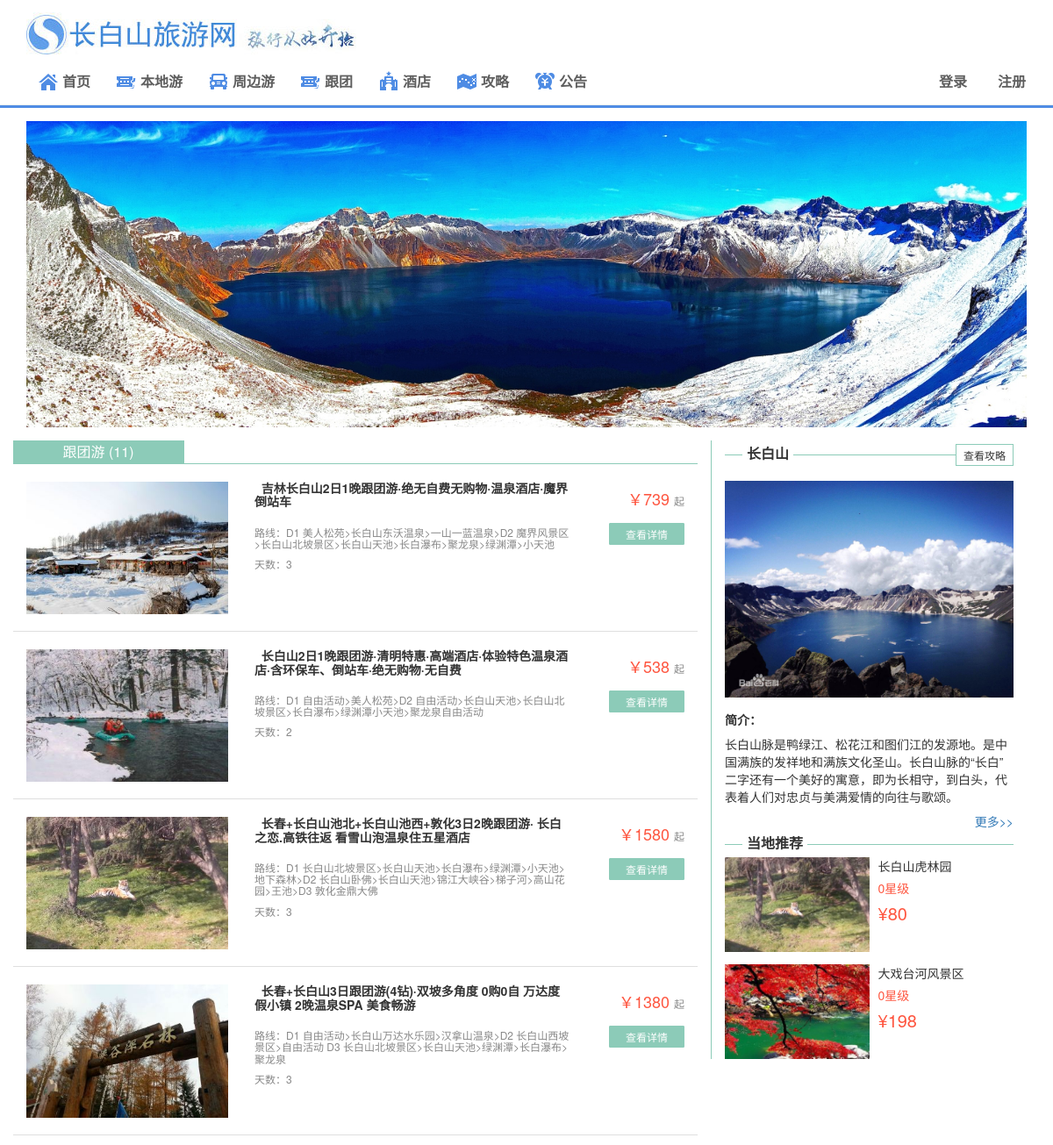
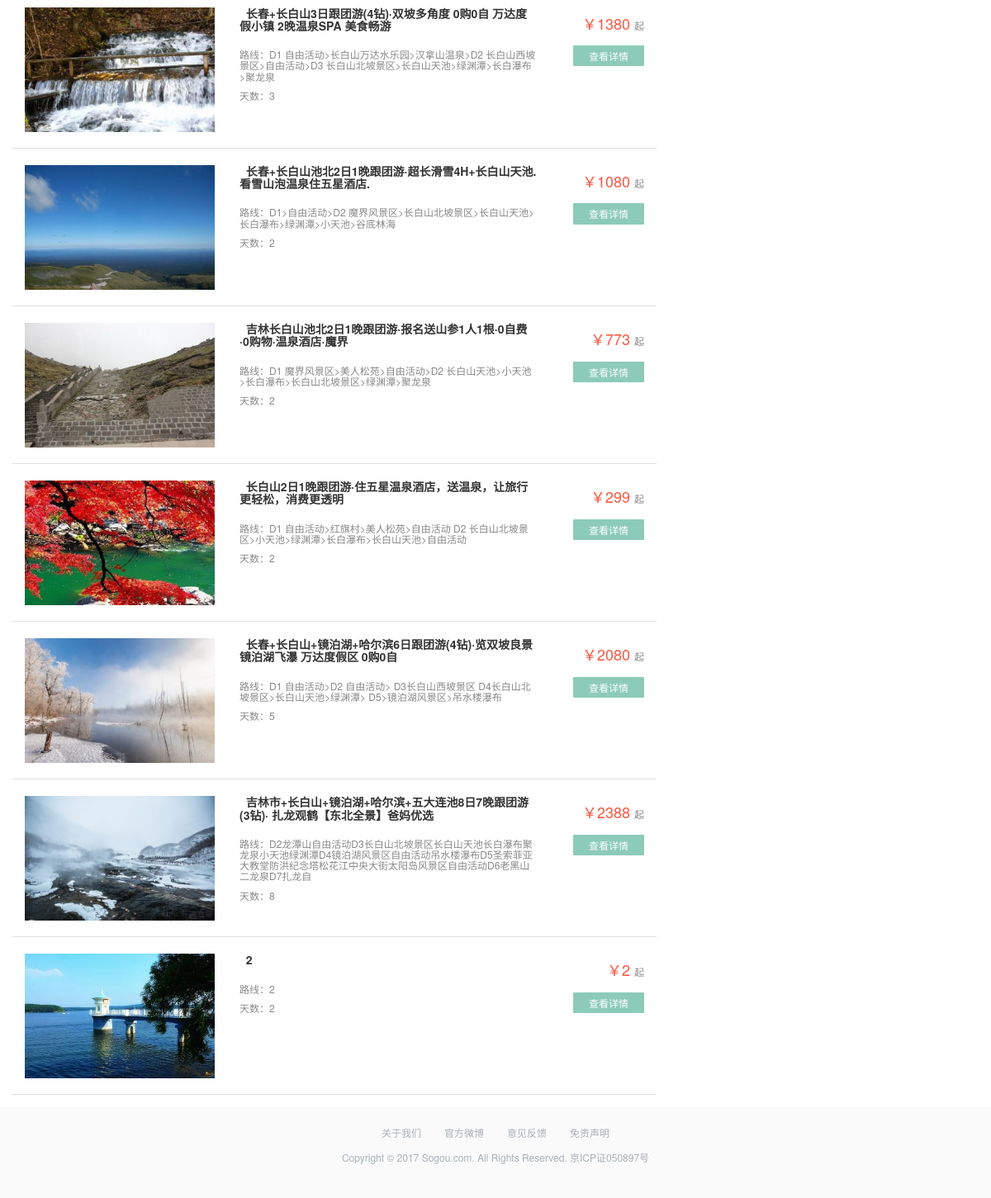
The page /groupt.php on the database its author committed (2 pictures, top to bottom).
### tables this page shows
CREATE TABLE `groupt` (
  `id` int(11) NOT NULL,
  `name` varchar(50) NOT NULL COMMENT '团名',
  `route` varchar(100) NOT NULL COMMENT '路线',
  `price` int(11) NOT NULL COMMENT '价格',
  `time` int(11) NOT NULL COMMENT '时间',
  `img` varchar(30) NOT NULL COMMENT '首图',
  `description` text NOT NULL COMMENT '简介',
  `addtime` datetime NOT NULL COMMENT '添加时间'
);

CREATE TABLE `sight` (
  `id` int(11) NOT NULL,
  `name` varchar(20) NOT NULL COMMENT '景区名',
  `rank` varchar(20) NOT NULL COMMENT '级别',
  `theme` varchar(30) NOT NULL COMMENT '游玩主题',
  `poster` varchar(30) DEFAULT NULL COMMENT '封面图',
  `addressp` varchar(30) NOT NULL COMMENT '经纬度地址',
  `addressd` varchar(30) NOT NULL COMMENT '详细地址',
  `opentime` varchar(20) NOT NULL COMMENT '开放时间',
  `support` varchar(30) NOT NULL COMMENT '服务保障',
  `price` int(11) NOT NULL COMMENT '价格',
  `description` text NOT NULL COMMENT '景区简介',
  `notice` text NOT NULL COMMENT '入园须知',
  `star` int(11) NOT NULL COMMENT '星级',
  `type` int(11) NOT NULL COMMENT '类型',
  `city` varchar(20) NOT NULL COMMENT '所在城市',
  `addtime` datetime NOT NULL COMMENT '修改时间'
);

### groupt.php (the view, shortened to what this page needs)
<?php include("conn.php") ?>
<?php
        $sql ="SELECT * FROM `groupt`";
        $title = "跟团游";
        $result = mysqli_query($conn,$sql);
        $count = mysqli_num_rows($result);
    ?>
  <!DOCTYPE html>
  <html lang="zh-cn">
  <head>
    <?php include('header_meta.php'); ?>
      <link rel="stylesheet" type="text/css" href="css/main1.css" />
  </head>
  <body>
    <?php include('header.php'); ?>
        <div class="container margin5">
          <div class="row clearfix">
            <div class="col-md-12 column">
             <img class="img-responsive center-block" src="image/cbsimg.jpg">
            </div>
          </div>
        </div>
        <div class="container margin5">
          <div class="row clearfix" align="center">
            <div class="col-md-8 col-xs-12">
              <div class="row clearfix">
                <div class="col-md-12 col-xs-12 changeroods">
                  <div class="col-md-3 col-xs-4 changerood active">
                  <?=$title?> (<?=$count?>)
                  </div>
                </div>
              </div>
              <div class="row clearfix">
                <div class="col-md-12 padding1" align="left">
                  <?php
                    if(mysqli_affected_rows($conn)>0) {
                        mysqli_data_seek($result,0);
                        while ($row = mysqli_fetch_array($result)) {
                            ?>
                            <div class="col-md-12 placerow">
                                <div class="col-md-4">
                                    <img src="image/sight_<?=$row['id']?>.jpg" class="img-responsive margin6">
                                </div>
                                <div class="col-md-6">
                                    <h5><b>&nbsp;&nbsp;<?=$row['name']?></b></h5>
                                    <h6>路线：<?=$row['route']?></h6>
                                    <h6>天数：<?=$row['time']?></h6>
                                </div>
                                <div class="col-md-2 phonestyle1">
                                    <h6><font class="font3">￥<?=$row['price']?></font>起</h6>
                                    <a href="groupt_detail.php?id=<?=$row['id']?>" class="btn btn-more">查看详情</a>
                                </div>
                            </div>
                            <?php
                        }
                    }else{
                        echo "<div class='col-md-12 text-center'>尚无数据</div>";
                    }
                    ?>
                </div>
              </div>
            </div>
            <div class="col-md-4 col-xs-12" align="left">
              <div class="col-md-12 rightpart">
              <?php include('recom_sight.php'); ?>
              </div>
            </div>
          </div>
        </div>
        <?php include("footer.php") ?>

### recom_sight.php (shortened to what this page needs)
<div class="col-md-12 mainpart4">
    <a href="#" class="a2"><b>长白山</b></a>
    <a href="strategy.php" class="a3" title="进入攻略页">查看攻略</a>
</div>
<div class="col-md-12 padding1 padding3">
    <img src="image/cbsdetail.jpg" class="img-responsive margin5">
    <p><b>简介：</b></p>
    <p>长白山脉是鸭绿江、松花江和图们江的发源地。是中国满族的发祥地和满族文化圣山。长白山脉的“长白”二字还有一个美好的寓意，即为长相守，到白头，代表着人们对忠贞与美满爱情的向往与歌颂。</p>
    <div align="right">
    <a href="strategy.php" align="right">更多>></a>
    </div>
</div>
<div class="col-md-12 mainpart4">
    <a href="sight.php" class="a2"><b>当地推荐</b></a>
</div>
<?php
    $re_sql = "SELECT * FROM `sight` WHERE TYPE = '1' ORDER BY rand() LIMIT 2";
    $re_result = mysqli_query($conn,$re_sql);
    if(mysqli_affected_rows($conn)>0) {
        mysqli_data_seek($re_result,0);
        while ($re_row = mysqli_fetch_array($re_result)) {
            ?>
<div class="col-md-12 padding1 padding3">
    <div class="col-md-6 padding1">
    <a href="sight_detail.php?id=<?=$re_row['id']?>"><img src="image/sight_<?=$re_row['id']?>.jpg" class="img-responsive" ></a>
    </div>
    <div class="col-md-6 padding1">
    <p class="zhoubian"><?=$re_row['name']?></p>
    <p class="star2 zhoubian"><?=$re_row['star']?>星级</p>
    <p class="font4 zhoubian">¥<?=$re_row['price']?></p>
    </div>
</div>
<?php
                        }
                    }else{
                        echo "<div class='col-md-12 text-center'>尚无数据</div>";
                    }
                    ?>

### css/main1.css (style rules this page uses)
body { background-color: #ffffff; }
@media (min-width: 768px) { .container { width: 738px; } }
@media (min-width: 992px) { .container { width: 960px; } }
@media (min-width: 1200px) { .container { width: 1170px; } }
p { margin: 0px 0 8px; }
a { text-decoration:none !important; }
.star2 { font-size: 12px; line-height: 14px; color: #FE553F; }
.padding1 { padding-right: 0px; padding-left: 0px; }
.padding3 { padding-top:14px; }
.margin5 { margin-top:15px; margin-bottom:15px; }
.margin6 { margin-bottom:5px; }
.font3 { color: #FE553F; font-size: 18px; margin-right:5px; }
.font4 { color: #FE553F; font-size: 20px !important; }
.zhoubian { font-size: 14px; padding-left: 10px; padding-right: 10px; }
.btn { padding: 2px 12px; width: 109px; background-color: #ff894b; font-size: 18px; color: #ffffff; border-radius: 0px; border:1px solid #ff894b; }
.btn-more { color: #fff !important; background-color: #8ccbb8; border-color: #8ccbb8; border-radius: 1px; width: 86px; cursor: pointer; font-size: 12px; padding-top:3px; padding-bottom:3px; margin-top: 7px; }
@media (min-width: 993px) { .rightpart { border-left: 1px solid #8ccbb8; } }
.mainpart4 { border-bottom: 1px solid #8ccbb8; padding-top: 8px; padding-right: 0px; padding-left: 0px; margin-top: 8px; }
.phonestyle1 { text-align: right; }
.a2 { color: #333; font-size: 16px; display: inline-block; text-decoration:none; background-color: #ffffff; position: absolute; left: 20px; padding:0px 5px; margin-top: -12px; }
.a3 { color: #333; font-size: 12px; display: inline-block; text-decoration:none; background-color: #ffffff; position: absolute; right: 0px; padding:3px 8px; margin-top: -12px; border:1px solid #8ccbb8; }
.changeroods { border-bottom: 1px solid #8ccbb8; padding-left: 0px; padding-right: 0px; font-size: 16px; }
.changeroods .active { background-color:#8ccbb8; color: #ffffff; }
.changerood { padding-left: 0px; padding-right: 0px; border-right: 1px solid #8ccbb8; line-height: 26px; cursor:pointer; color: #8ccbb8; }
.placerow { padding: 20px 0 14px; border-bottom: 1px solid #dfdfdf; }
.placerow h5 { margin-top:0px; margin-bottom: 20px; }
.placerow h6 { color: #888888; }

### rows shown on the page
groupt: shows a picture, name "吉林长白山2日1晚跟团游·绝无自费无购物·温泉酒店·魔界倒站车", route "D1 美人松苑>长白山东沃温泉>一山一蓝温泉>D2 魔界风景区>长白山北坡景区>长白山天池>长白瀑布>聚龙泉>绿渊潭>小天池", time "3", price "739"
groupt: shows a picture, name "长白山2日1晚跟团游·清明特惠·高端酒店·体验特色温泉酒店·含环保车、倒站车·绝无购物·无自费", route "D1 自由活动>美人松苑>D2 自由活动>长白山天池>长白山北坡景区>长白瀑布>绿渊潭小天池>聚龙泉自由活动", time "2", price "538"
groupt: shows a picture, name "长春+长白山池北+长白山池西+敦化3日2晚跟团游· 长白之恋.高铁往返 看雪山泡温泉住五星酒店", route "D1 长白山北坡景区>长白山天池>长白瀑布>绿渊潭>小天池>地下森林>D2 长白山卧佛>长白山天池>锦江大峡谷>梯子河>高山花园>王池>D3 敦化金鼎大佛", time "3", price "1580"
groupt: shows a picture, name "长春+长白山3日跟团游(4钻)·双坡多角度 0购0自 万达度假小镇 2晚温泉SPA 美食畅游", route "D1 自由活动>长白山万达水乐园>汉拿山温泉>D2 长白山西坡景区>自由活动 D3 长白山北坡景区>长白山天池>绿渊潭>长白瀑布>聚龙泉", time "3", price "1380"
groupt: shows a picture, name "长春+长白山3日跟团游(4钻)·双坡多角度 0购0自 万达度假小镇 2晚温泉SPA 美食畅游", route "D1 自由活动>长白山万达水乐园>汉拿山温泉>D2 长白山西坡景区>自由活动>D3 长白山北坡景区>长白山天池>绿渊潭>长白瀑布>聚龙泉", time "3", price "1380"
groupt: shows a picture, name "长春+长白山池北2日1晚跟团游·超长滑雪4H+长白山天池.看雪山泡温泉住五星酒店.", route "D1>自由活动>D2 魔界风景区>长白山北坡景区>长白山天池>长白瀑布>绿渊潭>小天池>谷底林海", time "2", price "1080"
groupt: shows a picture, name "吉林长白山池北2日1晚跟团游·报名送山参1人1根·0自费·0购物·温泉酒店·魔界", route "D1 魔界风景区>美人松苑>自由活动>D2 长白山天池>小天池>长白瀑布>长白山北坡景区>绿渊潭>聚龙泉", time "2", price "773"
groupt: shows a picture, name "长白山2日1晚跟团游·住五星温泉酒店，送温泉，让旅行更轻松，消费更透明", route "D1 自由活动>红旗村>美人松苑>自由活动 D2 长白山北坡景区>小天池>绿渊潭>长白瀑布>长白山天池>自由活动", time "2", price "299"
groupt: shows a picture, name "长春+长白山+镜泊湖+哈尔滨6日跟团游(4钻)·览双坡良景 镜泊湖飞瀑 万达度假区 0购0自", route "D1 自由活动>D2 自由活动> D3长白山西坡景区 D4长白山北坡景区>长白山天池>绿渊潭> D5>镜泊湖风景区>吊水楼瀑布", time "5", price "2080"
groupt: shows a picture, name "吉林市+长白山+镜泊湖+哈尔滨+五大连池8日7晚跟团游(3钻)· 扎龙观鹤【东北全景】爸妈优选", route "D2龙潭山自由活动D3长白山北坡景区长白山天池长白瀑布聚龙泉小天池绿渊潭D4镜泊湖风景区自由活动吊水楼瀑布D5圣索菲亚大教堂防洪纪念塔松花江中央大街太阳岛风景区自由活动D6老黑山二龙泉D7扎龙自", time "8", price "2388"
groupt: shows a picture, name "2", route "2", time "2", price "2"
sight: shows a picture, name "长白山虎林园", star "0", price "80"
sight: shows a picture, name "大戏台河风景区", star "0", price "198"

### other values the page prints
$title "跟团游"
$count "11"
